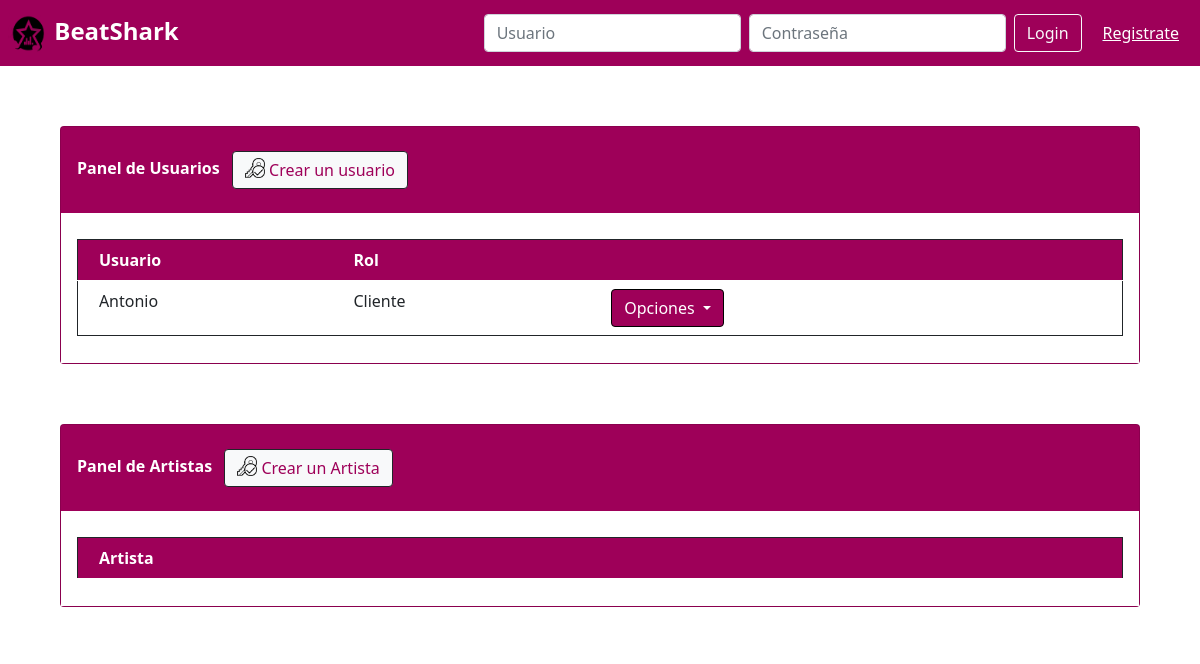
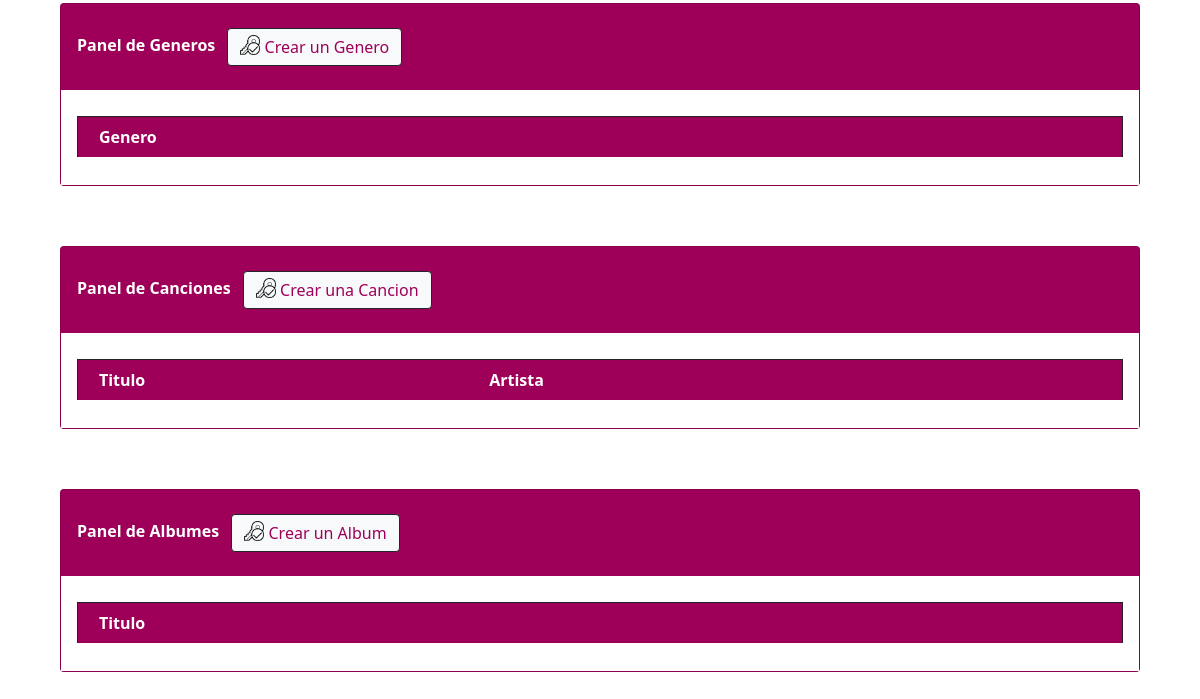
The app's page /edit/ (signed in), older data (2 pictures, top to bottom).
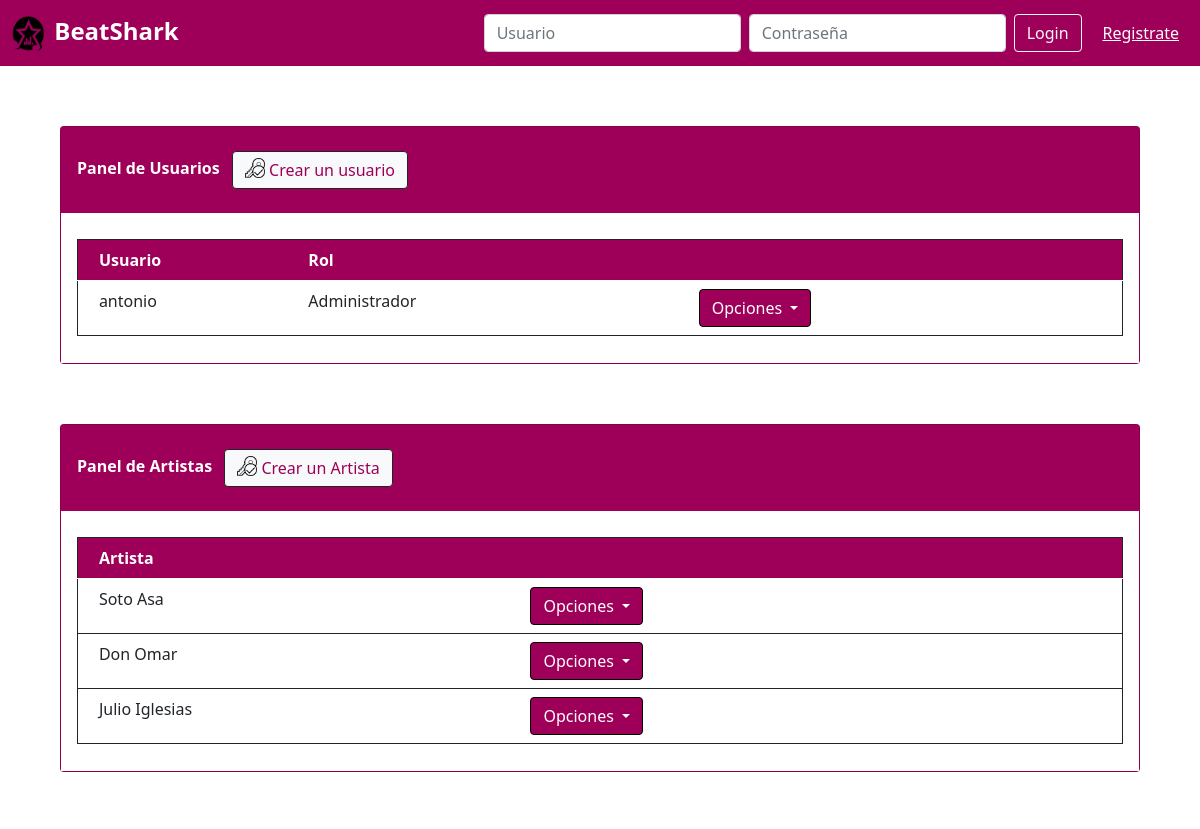
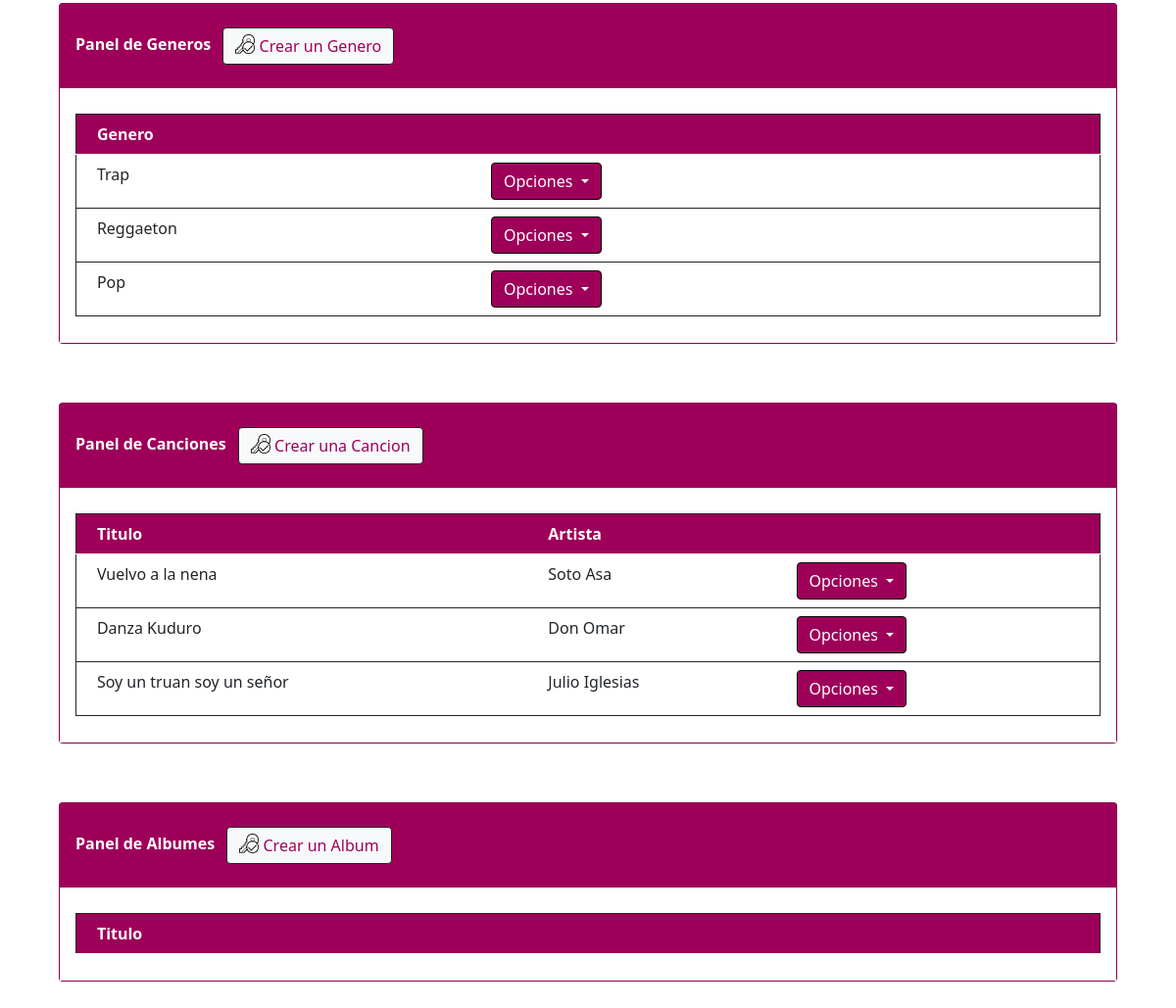
The same page, newer data (2 pictures, top to bottom).
### BeatSharkApp/models.py (models this page shows, shortened)
class Usuario(models.Model):
    nombre = models.CharField(max_length=50, unique=True)
    contraseña = models.CharField(max_length=256)
    email = models.EmailField(unique=True)
    rol = models.SmallIntegerField(default=1)

class Artista(models.Model):
    nombre = models.CharField(max_length=50, unique=True)
    nacionalidad = models.CharField(max_length=20)
    fechaNacimiento = models.DateField(auto_now_add=False, auto_now=False, blank=True, null=True)

class Genero(models.Model):
    nombre_genero = models.CharField(max_length=50)

class Cancion(models.Model):
    titulo = models.CharField(max_length=50)
    artista = models.ManyToManyField(Artista)
    genero = models.ManyToManyField(Genero)

### BeatSharkApp/views.py (the view, shortened to what this page needs)
# urls.py: path('edit/', views.admin, name='edit'),
def admin(request):
    if(request.GET.get('logout')):
        for key in list(request.session.keys()):
            del request.session[key]
        return HttpResponseRedirect("/")
    if (request.POST.get('deleteUser')):
        userId = request.POST.get('deleteUser')
        Usuario.objects.filter(id=userId).delete()
        return HttpResponseRedirect("/edit")
    if (request.POST.get('deleteGenero')):
        generoId = request.POST.get('deleteGenero')
        Genero.objects.filter(id=generoId).delete()
        return HttpResponseRedirect("/edit")
    if (request.POST.get('deleteArtist')):
        artistId = request.POST.get('deleteArtist')
        artista = Artista.objects.get(id=artistId)
        Cancion.objects.filter(artista=artista).delete()
        Artista.objects.filter(id=artistId).delete()
        return HttpResponseRedirect("/edit")
    if (request.POST.get('deleteCancion')):
        canciontId = request.POST.get('deleteCancion')
        Cancion.objects.filter(id=canciontId).delete()
        return HttpResponseRedirect("/edit")
    if (request.POST.get('deleteAlbum')):
        albumtId = request.POST.get('deleteAlbum')
        Album.objects.filter(id=albumtId).delete()
        return HttpResponseRedirect("/edit")
    canciones = Cancion.objects.all()
    usuarios = Usuario.objects.all()
    artistas = Artista.objects.all()
    albumes = Album.objects.all()
    generos = Genero.objects.all()
    return render(request, 'social/admin.html', {'canciones': canciones, 'artistas': artistas,
     'albumes': albumes, 'usuarios': usuarios, 'generos': generos})

### BeatSharkApp/templates/social/admin.html (shortened to what the changed rows need)
<!doctype html>
<html lang="en">
<head>
  <link href="https://cdn.jsdelivr.net/npm/bootstrap@5.0.0-beta1/dist/css/bootstrap.min.css" rel="stylesheet"
>
</head>
<body>
  {% include "social/navbar.html" %}
  {% if request.session.rol == 2 or request.session.rol == 3%}
  {% if request.session.rol == 2 %}
  <div class="card" style="margin: 5%; color: white; background-color: #9e0059; font-weight: bold;">
    <div class="card-body" style="background-color: white; color: black; font-weight: lighter;">
      <table class="table col border border-dark" style="margin-top: 1%; margin-bottom: 1%;">
        <thead class="thead-dark">
          <tr style="color: white; background-color:  #9e0059;">
            <th scope="col" style="padding-left: 2%;">Usuario</th>
            <th scope="col">Rol</th>
            <th scope="col"></th>
          </tr>
        </thead>
        <tbody>
          {% for usuario in usuarios %}
          <tr>
            <td style="padding-left: 2%;">{{usuario.nombre}}</td>
            <td>
              {% if usuario.rol == 1 %}
              Cliente
              {% elif usuario.rol == 2%}
              Administrador
              {% else %}
              Discografica
              {% endif %}
            </td>
            <td>
              <div class="btn-group me-2" role="group">
                <button id="btnGroupDrop1" type="button" class="btn btn-light dropdown-toggle" data-toggle="dropdown"
                  aria-haspopup="true" aria-expanded="false"
                  style="border-color: black; background-color: #9e0059; color: white;">
                  Opciones
                </button>
              </div>
            </td>
          </tr>
          {% endfor %}
          </table>
    </div>
  </div>
  {% endif %}
  <div class="card" style="margin: 5%; color: white; background-color: #9e0059; font-weight: bold;">
    <div class="card-body" style="background-color: white; color: black; font-weight: lighter;">
      <table class="table col border border-dark" style="margin-top: 1%; margin-bottom: 1%;">
        <thead class="thead-dark">
          <tr style="color: white; background-color:  #9e0059;">
            <th scope="col" style="padding-left: 2%;">Artista</th>
            <th scope="col"></th>
          </tr>
        </thead>
        <tbody>
          {% for artista in artistas %}
          <tr>
            <td style="padding-left: 2%;">{{artista.nombre}}</td>
            <td>
              <div class="btn-group me-2" role="group">
                <button id="btnGroupDrop1" type="button" class="btn btn-light dropdown-toggle" data-toggle="dropdown"
                  aria-haspopup="true" aria-expanded="false"
                  style="border-color: black; background-color: #9e0059; color: white;">
                  Opciones
                </button>
              </div>
            </td>
          </tr>
          {% endfor %}
          </table>
    </div>
  </div>
  <div class="card" style="margin: 5%; color: white; background-color: #9e0059; font-weight: bold;">
    <div class="card-body" style="background-color: white; color: black; font-weight: lighter;">
      <table class="table col border border-dark" style="margin-top: 1%; margin-bottom: 1%;">
        <thead class="thead-dark">
          <tr style="color: white; background-color:  #9e0059;">
            <th scope="col" style="padding-left: 2%;">Genero</th>
            <th scope="col"></th>
          </tr>
        </thead>
        <tbody>
          {% for genero in generos %}
          <tr>
            <td style="padding-left: 2%;">{{genero.nombre_genero}}</td>
            <td>
              <div class="btn-group me-2" role="group">
                <button id="btnGroupDrop1" type="button" class="btn btn-light dropdown-toggle" data-toggle="dropdown"
                  aria-haspopup="true" aria-expanded="false"
                  style="border-color: black; background-color: #9e0059; color: white;">
                  Opciones
                </button>
              </div>
            </td>
          </tr>
          {% endfor %}
          </table>
    </div>
  </div>
  <div class="card" style="margin: 5%; color: white; background-color: #9e0059; font-weight: bold;">
    <div class="card-body" style="background-color: white; color: black; font-weight: lighter;">
      <table class="table col border border-dark" style="margin-top: 1%; margin-bottom: 1%;">
        <thead class="thead-dark">
          <tr style="color: white; background-color:  #9e0059;">
            <th scope="col" style="padding-left: 2%;">Titulo</th>
            <th scope="col">Artista</th>
            <th scope="col"></th>
          </tr>
        </thead>
        <tbody>
          {% for cancion in canciones %}
          <tr>
            <td style="padding-left: 2%;">{{cancion.titulo}}</td>
            <td>
              {% for artista in cancion.artista.all %}
                {{ artista.nombre }}
              {% endfor %}
            </td>
            <td>
              <div class="btn-group me-2" role="group">
                <button id="btnGroupDrop1" type="button" class="btn btn-light dropdown-toggle" data-toggle="dropdown"
                  aria-haspopup="true" aria-expanded="false"
                  style="border-color: black; background-color: #9e0059; color: white;">
                  Opciones
                </button>
              </div>
            </td>
          </tr>
          {% endfor %}
          </table>
    </div>
  </div>
  <div class="card" style="margin: 5%; color: white; background-color: #9e0059; font-weight: bold;">
    <div class="card-body" style="background-color: white; color: black; font-weight: lighter;">
      <table class="table col border border-dark" style="margin-top: 1%; margin-bottom: 1%;">
        <thead class="thead-dark">
          <tr style="color: white; background-color:  #9e0059;">
            <th scope="col" style="padding-left: 2%;">Titulo</th>
            <th scope="col"></th>
          </tr>
        </thead>
          </table>
    </div>
  </div>
  {% else %}
  <div class="card">
    <div class="card-body">
      Donde vas listill@? no estas autorizado.
    </div>
  </div>
  {% endif %}
</body>
</html>

Row changes from the older to the newer data that the page shows:
removed Usuario: nombre "Antonio", rol "Cliente"
added Usuario: nombre "antonio", rol "Administrador"
added Artista: nombre "Soto Asa"
added Artista: nombre "Don Omar"
added Artista: nombre "Julio Iglesias"
added Genero: nombre_genero "Trap"
added Genero: nombre_genero "Reggaeton"
added Genero: nombre_genero "Pop"
added Cancion: titulo "Vuelvo a la nena"
added Cancion: titulo "Danza Kuduro"
added Cancion: titulo "Soy un truan soy un señor"
